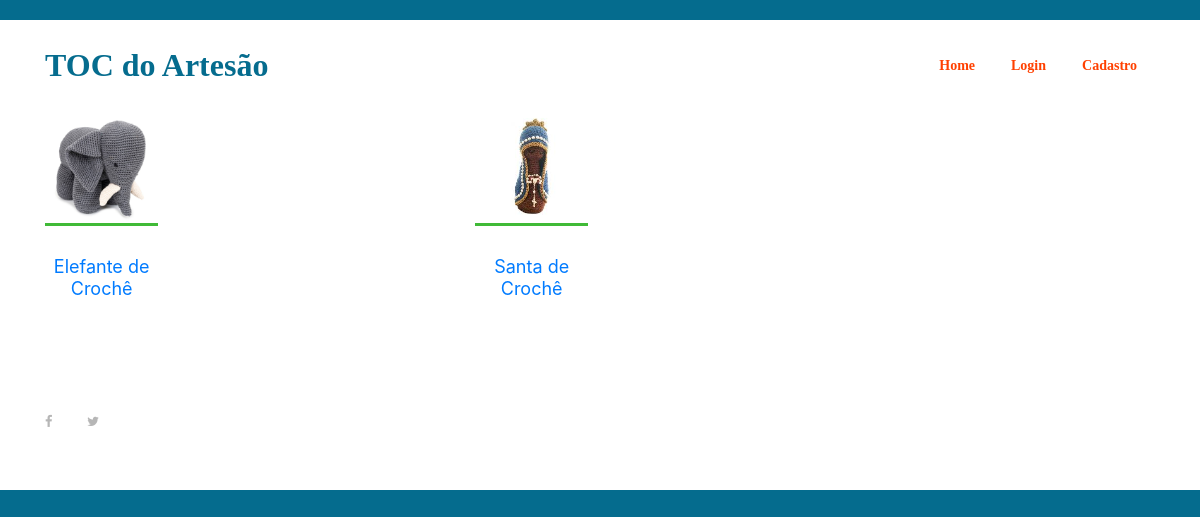
The page / on the database its author committed.
### publicacao/models.py (models this page shows)
class Publicacao(models.Model):
    usuario = models.ForeignKey(Usuario, on_delete=models.CASCADE)
    nome_publicacao = models.CharField(max_length=200)
    descricao = models.TextField()
    categoria = models.CharField(max_length=100)
    preco = models.FloatField()
    data_publicacao = models.DateField(default=datetime.now, blank=True)
    publicada = models.BooleanField(default=False)
    foto_publicacao = models.ImageField(upload_to='fotos/%d/%m/%Y', blank = True)
    def __str__(self):
        return "%s" % self.foto_publicacao

### publicacao/views.py (the view)
# urls.py: path('', views.index, name='index'),
def index(request):
    publicacoes = Publicacao.objects.order_by('-data_publicacao').filter(publicada=True) # Select * from publicacao where publicada = True order by data_publicacao desc
    dados = {
        'publicacoes' : publicacoes,
    }
    for publicacao in publicacoes:
        print(publicacao)
    return render(request,"index.html",dados)

### templates/index.html (shortened to what this page needs)
{% extends 'base.html' %}
{% load static %}
{% block content %}
{% include 'partials/_menu.html' %}
<div class="photo-gallery">
    <div class="container">
        <div class="row photos">
            {% if publicacoes %}
            {% for publicacao in publicacoes %}
            <div class="form-container">
                <div class="col-12 col-sm-6 col-lg-4">
                    <div class="single-best-receipe-area mb-30">
                        {% if publicacao.foto_publicacao == '' %}
                        <img class="img-fluid" src="{% static 'img/bg-img/foto_publicacao.png' %}" alt="">
                        {% else %}
                        <div>
                            <img width="400" height="400" class="img-fluid" src="{{ publicacao.foto_publicacao.url }}" alt="">
                        </div>
                        {% endif %}
                        <div class="receipe-content">
                            <a href="{% url 'publicacao' publicacao.id %}">
                                <h5>{{ publicacao.nome_publicacao }}</h5>
                            </a>
                        </div>
                    </div>
                </div>
            </div>
            {% endfor %}
            {% endif %}
        </div>
    </div>
</div>
{% include 'partials/_footer.html' %}
{% endblock %}

### TocDoArtesao/static/site.css (style rules this page uses)
* { margin: 0; padding: 0; }
body { font-family: "Open Sans", sans-serif; font-size: 14px; }
h1, h2, h3, h4, h5, h6 { color: #000000; line-height: 1.3; font-weight: 600; }
a, a:hover, a:focus { -webkit-transition-duration: 500ms; transition-duration: 500ms; text-decoration: none; outline: 0 solid transparent; color: #000000; font-weight: 600; font-size: 14px; color: #474747; }
img { height: auto; max-width: 100%; }
.mb-30 { margin-bottom: 30px !important; }
.single-best-receipe-area { position: relative; z-index: 1; }
.single-best-receipe-area img { border-bottom: 3px solid #40ba37; }
.single-best-receipe-area .receipe-content { padding-top: 30px; text-align: center; }
.single-best-receipe-area .receipe-content h5 { font-size: 18px; margin-bottom: 10px; font-weight: 400; -webkit-transition-duration: 500ms; transition-duration: 500ms; }

### TocDoArtesao/static/css/Navigation-Clean.css (style rules this page uses)
body { margin:0; font-family:-apple-system,BlinkMacSystemFont,"Segoe UI",Roboto,"Helvetica Neue",Arial,sans-serif,"Apple Color Emoji","Segoe UI Emoji","Segoe UI Symbol"; font-size:1rem; font-weight:400; line-height:1.5; color:#212529; text-align:left; background-color:#056c8e; }

### TocDoArtesao/static/css/Lightbox-Gallery.css (style rules this page uses)
.photo-gallery { color:#313437; background-color:#fff; }
.photo-gallery .photos { padding-bottom:20px; }

### rows shown on the page
Publicacao: foto_publicacao (picture), nome_publicacao "Elefante de Crochê"
Publicacao: foto_publicacao (picture), nome_publicacao "Santa de Crochê"
